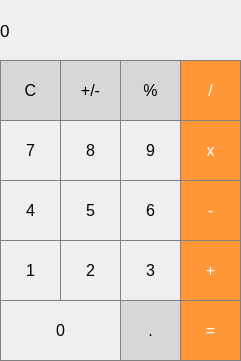
<?xml version="1.0" encoding="UTF-8"?>
<ui version="4.0">
 <class>MainWindow</class>
 <widget class="QMainWindow" name="MainWindow">
  <property name="geometry">
   <rect>
    <x>0</x>
    <y>0</y>
    <width>241</width>
    <height>361</height>
   </rect>
  </property>
  <property name="font">
   <font>
    <pointsize>13</pointsize>
   </font>
  </property>
  <property name="windowTitle">
   <string>MainWindow</string>
  </property>
  <widget class="QWidget" name="centralWidget">
   <widget class="QLabel" name="label">
    <property name="geometry">
     <rect>
      <x>0</x>
      <y>0</y>
      <width>241</width>
      <height>61</height>
     </rect>
    </property>
    <property name="font">
     <font>
      <pointsize>13</pointsize>
     </font>
    </property>
    <property name="styleSheet">
     <string notr="true">QLabel {
qproperty-alignment: 'AlignVCenter | AlignRight';
border: 1px solid gray;
}
background-color : white;</string>
    </property>
    <property name="text">
     <string>0</string>
    </property>
   </widget>
   <widget class="QPushButton" name="pushButton_clear">
    <property name="geometry">
     <rect>
      <x>0</x>
      <y>60</y>
      <width>61</width>
      <height>61</height>
     </rect>
    </property>
    <property name="font">
     <font>
      <pointsize>12</pointsize>
     </font>
    </property>
    <property name="styleSheet">
     <string notr="true">QPushButton {
background-color: rgb(215, 215, 215);
border: 1px solid gray;
}
QPushButton:pressed { background-color: qlineargradient(x1: 0, y1: 0, x2: 0, y2: 1, stop: 0 #BEBEBE, stop: 1 #D7D7D7);
}</string>
    </property>
    <property name="text">
     <string>C</string>
    </property>
   </widget>
   <widget class="QPushButton" name="pushButton_plusMinus">
    <property name="geometry">
     <rect>
      <x>60</x>
      <y>60</y>
      <width>61</width>
      <height>61</height>
     </rect>
    </property>
    <property name="font">
     <font>
      <pointsize>12</pointsize>
     </font>
    </property>
    <property name="styleSheet">
     <string notr="true">QPushButton {
background-color: rgb(215, 215, 215);
border: 1px solid gray;
}
QPushButton:pressed { background-color: qlineargradient(x1: 0, y1: 0, x2: 0, y2: 1, stop: 0 #BEBEBE, stop: 1 #D7D7D7);
}</string>
    </property>
    <property name="text">
     <string>+/-</string>
    </property>
   </widget>
   <widget class="QPushButton" name="pushButton_percent">
    <property name="geometry">
     <rect>
      <x>120</x>
      <y>60</y>
      <width>61</width>
      <height>61</height>
     </rect>
    </property>
    <property name="font">
     <font>
      <pointsize>12</pointsize>
     </font>
    </property>
    <property name="styleSheet">
     <string notr="true">QPushButton {
background-color: rgb(215, 215, 215);
border: 1px solid gray;
}
QPushButton:pressed { background-color: qlineargradient(x1: 0, y1: 0, x2: 0, y2: 1, stop: 0 #BEBEBE, stop: 1 #D7D7D7);
}</string>
    </property>
    <property name="text">
     <string>%</string>
    </property>
   </widget>
   <widget class="QPushButton" name="pushButton_divide">
    <property name="geometry">
     <rect>
      <x>180</x>
      <y>60</y>
      <width>61</width>
      <height>61</height>
     </rect>
    </property>
    <property name="font">
     <font>
      <pointsize>12</pointsize>
     </font>
    </property>
    <property name="styleSheet">
     <string notr="true">QPushButton {
background-color: rgb(255, 151, 57);
color: white; 
border: 1px solid gray;
}

QPushButton:pressed { background-color: qlineargradient(x1: 0, y1: 0, x2: 0, y2: 1, stop: 0 #FF7832, stop: 1 #FF9739);
}</string>
    </property>
    <property name="text">
     <string>/</string>
    </property>
   </widget>
   <widget class="QPushButton" name="pushButton_multiply">
    <property name="geometry">
     <rect>
      <x>180</x>
      <y>120</y>
      <width>61</width>
      <height>61</height>
     </rect>
    </property>
    <property name="font">
     <font>
      <pointsize>12</pointsize>
     </font>
    </property>
    <property name="styleSheet">
     <string notr="true">QPushButton {
background-color: rgb(255, 151, 57);
color: white; 
border: 1px solid gray;
}

QPushButton:pressed { background-color: qlineargradient(x1: 0, y1: 0, x2: 0, y2: 1, stop: 0 #FF7832, stop: 1 #FF9739);
}</string>
    </property>
    <property name="text">
     <string>x</string>
    </property>
   </widget>
   <widget class="QPushButton" name="pushButton_7">
    <property name="geometry">
     <rect>
      <x>0</x>
      <y>120</y>
      <width>61</width>
      <height>61</height>
     </rect>
    </property>
    <property name="font">
     <font>
      <pointsize>12</pointsize>
     </font>
    </property>
    <property name="styleSheet">
     <string notr="true">QPushButton {
	border: 1px solid gray;
}
QPushButton:pressed {
	 background-color: qlineargradient(x1: 0, y1: 0, x2: 0, y2: 1, stop: 0 #dadbde, stop: 1 #f6f7fa);
}
</string>
    </property>
    <property name="text">
     <string>7</string>
    </property>
   </widget>
   <widget class="QPushButton" name="pushButton_8">
    <property name="geometry">
     <rect>
      <x>60</x>
      <y>120</y>
      <width>61</width>
      <height>61</height>
     </rect>
    </property>
    <property name="font">
     <font>
      <pointsize>12</pointsize>
     </font>
    </property>
    <property name="styleSheet">
     <string notr="true">QPushButton {
	border: 1px solid gray;
}
QPushButton:pressed {
	 background-color: qlineargradient(x1: 0, y1: 0, x2: 0, y2: 1, stop: 0 #dadbde, stop: 1 #f6f7fa);
}
</string>
    </property>
    <property name="text">
     <string>8</string>
    </property>
   </widget>
   <widget class="QPushButton" name="pushButton_9">
    <property name="geometry">
     <rect>
      <x>120</x>
      <y>120</y>
      <width>61</width>
      <height>61</height>
     </rect>
    </property>
    <property name="font">
     <font>
      <pointsize>12</pointsize>
     </font>
    </property>
    <property name="styleSheet">
     <string notr="true">QPushButton {
	border: 1px solid gray;
}
QPushButton:pressed {
	 background-color: qlineargradient(x1: 0, y1: 0, x2: 0, y2: 1, stop: 0 #dadbde, stop: 1 #f6f7fa);
}
</string>
    </property>
    <property name="text">
     <string>9</string>
    </property>
   </widget>
   <widget class="QPushButton" name="pushButton_5">
    <property name="geometry">
     <rect>
      <x>60</x>
      <y>180</y>
      <width>61</width>
      <height>61</height>
     </rect>
    </property>
    <property name="font">
     <font>
      <pointsize>12</pointsize>
     </font>
    </property>
    <property name="styleSheet">
     <string notr="true">QPushButton {
	border: 1px solid gray;
}
QPushButton:pressed {
	 background-color: qlineargradient(x1: 0, y1: 0, x2: 0, y2: 1, stop: 0 #dadbde, stop: 1 #f6f7fa);
}
</string>
    </property>
    <property name="text">
     <string>5</string>
    </property>
   </widget>
   <widget class="QPushButton" name="pushButton_6">
    <property name="geometry">
     <rect>
      <x>120</x>
      <y>180</y>
      <width>61</width>
      <height>61</height>
     </rect>
    </property>
    <property name="font">
     <font>
      <pointsize>12</pointsize>
     </font>
    </property>
    <property name="styleSheet">
     <string notr="true">QPushButton {
	border: 1px solid gray;
}
QPushButton:pressed {
	 background-color: qlineargradient(x1: 0, y1: 0, x2: 0, y2: 1, stop: 0 #dadbde, stop: 1 #f6f7fa);
}
</string>
    </property>
    <property name="text">
     <string>6</string>
    </property>
   </widget>
   <widget class="QPushButton" name="pushButton_4">
    <property name="geometry">
     <rect>
      <x>0</x>
      <y>180</y>
      <width>61</width>
      <height>61</height>
     </rect>
    </property>
    <property name="font">
     <font>
      <pointsize>12</pointsize>
     </font>
    </property>
    <property name="styleSheet">
     <string notr="true">QPushButton {
	border: 1px solid gray;
}
QPushButton:pressed {
	 background-color: qlineargradient(x1: 0, y1: 0, x2: 0, y2: 1, stop: 0 #dadbde, stop: 1 #f6f7fa);
}
</string>
    </property>
    <property name="text">
     <string>4</string>
    </property>
   </widget>
   <widget class="QPushButton" name="pushButton_subtract">
    <property name="geometry">
     <rect>
      <x>180</x>
      <y>180</y>
      <width>61</width>
      <height>61</height>
     </rect>
    </property>
    <property name="font">
     <font>
      <pointsize>12</pointsize>
     </font>
    </property>
    <property name="styleSheet">
     <string notr="true">QPushButton {
background-color: rgb(255, 151, 57);
color: white; 
border: 1px solid gray;
}

QPushButton:pressed { background-color: qlineargradient(x1: 0, y1: 0, x2: 0, y2: 1, stop: 0 #FF7832, stop: 1 #FF9739);
}</string>
    </property>
    <property name="text">
     <string>-</string>
    </property>
   </widget>
   <widget class="QPushButton" name="pushButton_2">
    <property name="geometry">
     <rect>
      <x>60</x>
      <y>240</y>
      <width>61</width>
      <height>61</height>
     </rect>
    </property>
    <property name="font">
     <font>
      <pointsize>12</pointsize>
     </font>
    </property>
    <property name="styleSheet">
     <string notr="true">QPushButton {
	border: 1px solid gray;
}
QPushButton:pressed {
	 background-color: qlineargradient(x1: 0, y1: 0, x2: 0, y2: 1, stop: 0 #dadbde, stop: 1 #f6f7fa);
}
</string>
    </property>
    <property name="text">
     <string>2</string>
    </property>
   </widget>
   <widget class="QPushButton" name="pushButton_3">
    <property name="geometry">
     <rect>
      <x>120</x>
      <y>240</y>
      <width>61</width>
      <height>61</height>
     </rect>
    </property>
    <property name="font">
     <font>
      <pointsize>12</pointsize>
     </font>
    </property>
    <property name="styleSheet">
     <string notr="true">QPushButton {
	border: 1px solid gray;
}
QPushButton:pressed {
	 background-color: qlineargradient(x1: 0, y1: 0, x2: 0, y2: 1, stop: 0 #dadbde, stop: 1 #f6f7fa);
}
</string>
    </property>
    <property name="text">
     <string>3</string>
    </property>
   </widget>
   <widget class="QPushButton" name="pushButton_1">
    <property name="geometry">
     <rect>
      <x>0</x>
      <y>240</y>
      <width>61</width>
      <height>61</height>
     </rect>
    </property>
    <property name="font">
     <font>
      <pointsize>12</pointsize>
     </font>
    </property>
    <property name="styleSheet">
     <string notr="true">QPushButton {
	border: 1px solid gray;
}
QPushButton:pressed {
	 background-color: qlineargradient(x1: 0, y1: 0, x2: 0, y2: 1, stop: 0 #dadbde, stop: 1 #f6f7fa);
}
</string>
    </property>
    <property name="text">
     <string>1</string>
    </property>
   </widget>
   <widget class="QPushButton" name="pushButton_add">
    <property name="geometry">
     <rect>
      <x>180</x>
      <y>240</y>
      <width>61</width>
      <height>61</height>
     </rect>
    </property>
    <property name="font">
     <font>
      <pointsize>12</pointsize>
     </font>
    </property>
    <property name="styleSheet">
     <string notr="true">QPushButton {
background-color: rgb(255, 151, 57);
color: white; 
border: 1px solid gray;
}

QPushButton:pressed { background-color: qlineargradient(x1: 0, y1: 0, x2: 0, y2: 1, stop: 0 #FF7832, stop: 1 #FF9739);
}</string>
    </property>
    <property name="text">
     <string>+</string>
    </property>
   </widget>
   <widget class="QPushButton" name="pushButton_decimal">
    <property name="geometry">
     <rect>
      <x>120</x>
      <y>300</y>
      <width>61</width>
      <height>61</height>
     </rect>
    </property>
    <property name="font">
     <font>
      <pointsize>12</pointsize>
     </font>
    </property>
    <property name="styleSheet">
     <string notr="true">QPushButton {
background-color: rgb(215, 215, 215);
border: 1px solid gray;
}
QPushButton:pressed { background-color: qlineargradient(x1: 0, y1: 0, x2: 0, y2: 1, stop: 0 #BEBEBE, stop: 1 #D7D7D7);
}</string>
    </property>
    <property name="text">
     <string>.</string>
    </property>
   </widget>
   <widget class="QPushButton" name="pushButton_0">
    <property name="geometry">
     <rect>
      <x>0</x>
      <y>300</y>
      <width>121</width>
      <height>61</height>
     </rect>
    </property>
    <property name="font">
     <font>
      <pointsize>12</pointsize>
     </font>
    </property>
    <property name="styleSheet">
     <string notr="true">QPushButton {
	border: 1px solid gray;
}
QPushButton:pressed {
	 background-color: qlineargradient(x1: 0, y1: 0, x2: 0, y2: 1, stop: 0 #dadbde, stop: 1 #f6f7fa);
}
</string>
    </property>
    <property name="text">
     <string>0</string>
    </property>
   </widget>
   <widget class="QPushButton" name="pushButton_equals">
    <property name="geometry">
     <rect>
      <x>180</x>
      <y>300</y>
      <width>61</width>
      <height>61</height>
     </rect>
    </property>
    <property name="font">
     <font>
      <pointsize>12</pointsize>
     </font>
    </property>
    <property name="styleSheet">
     <string notr="true">QPushButton {
background-color: rgb(255, 151, 57);
color: white; 
border: 1px solid gray;
}

QPushButton:pressed { background-color: qlineargradient(x1: 0, y1: 0, x2: 0, y2: 1, stop: 0 #FF7832, stop: 1 #FF9739);
}</string>
    </property>
    <property name="text">
     <string>=</string>
    </property>
   </widget>
  </widget>
 </widget>
 <layoutdefault spacing="6" margin="11"/>
 <resources/>
 <connections/>
</ui>
